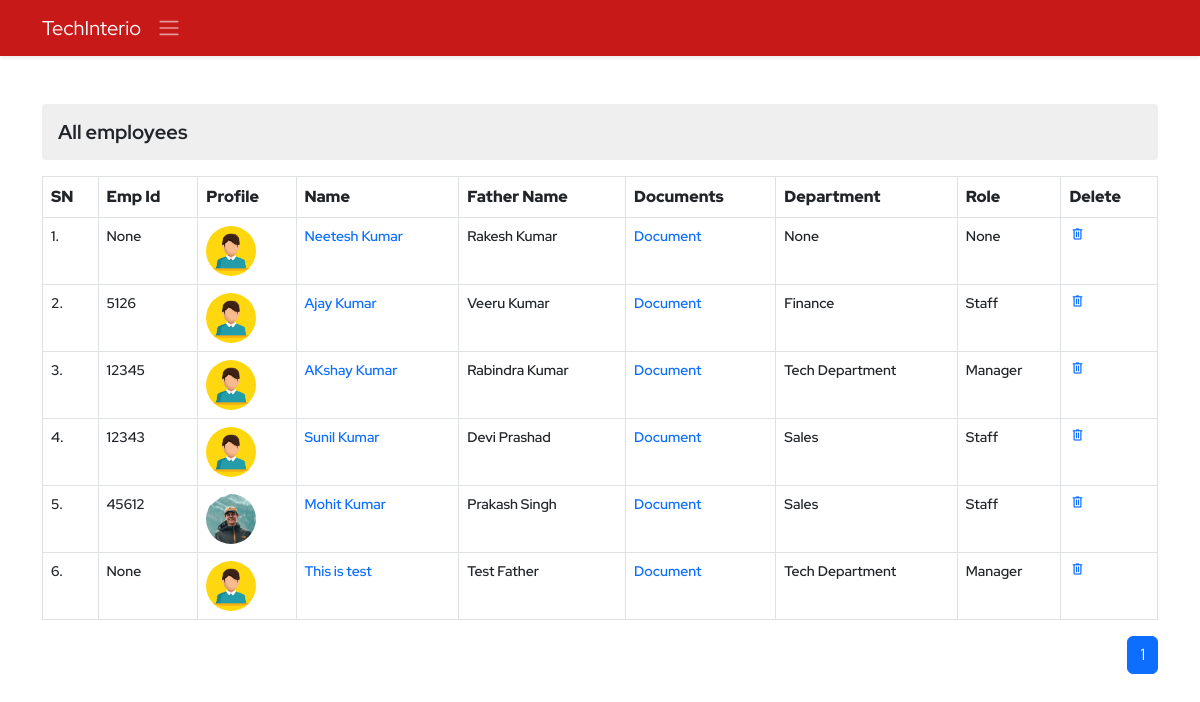
/ems/employee-view/ (signed in), run on the app's committed database.
### ems/models.py (models this page shows, shortened)
class Employee(models.Model):
    empid=models.AutoField(primary_key=True)
    employeeid=models.IntegerField(unique=True, null=True, blank=True)
    user=models.OneToOneField(User,on_delete=models.CASCADE)
    name=models.CharField(max_length=50)
    father_name=models.CharField(max_length=50)
    mother_name=models.CharField(max_length=50,null=True,blank=True)
    avtar=models.ImageField(upload_to='employee_profile_images', blank=True , default='profile.jpg')
    dob=models.DateField()
    email=models.EmailField(max_length=100)
    mobile_no=models.IntegerField()
    emergency_mobile_no=models.IntegerField(null=True,blank=True)
    address=models.OneToOneField(Address, on_delete=models.CASCADE,blank=True, null=True,)
    designation=models.CharField(max_length=70,null=True, blank=True)
    role=models.ForeignKey(Role, on_delete=models.SET_NULL,blank=True, null=True,)
    department=models.ForeignKey(Department, on_delete=models.SET_NULL,blank=True, null=True,)
    joining_date=models.DateField(null=True, blank=True)
    status=models.CharField(max_length=15)
    @property
    def imageURL(self):
        try:
            url=self.avtar.url
        except:
            url=''
        return url
    class Meta:
        ordering = ('name',)

class Department(models.Model):
    name=models.CharField(max_length=70, unique=True)
    description=models.TextField(max_length=200)
    created_at = models.DateTimeField(auto_now_add=True,blank=True,null=True)
    updated_at = models.DateTimeField(auto_now=True,blank=True,null=True)
    def __str__(self):
        return self.name

class Role(models.Model):
    name=models.CharField(max_length=70, unique=True)
    description=models.TextField(max_length=200)
    created_at = models.DateTimeField(auto_now_add=True,blank=True,null=True)
    updated_at = models.DateTimeField(auto_now=True,blank=True,null=True)
    def __str__(self):
        return self.name

### ems/views.py (the view)
# urls.py: path('employee-view/',viewEmployee,name='employee-view'),
@login_required()
def viewEmployee(request):
    context = {}
    try:
        if not request.user.is_superuser:
            profile_obj=Employee.objects.get(user=request.user)
            context['profile']=profile_obj
        employees = Employee.objects.all().order_by('-empid')
        paginator=Paginator(employees,10)
        page_no=request.GET.get('page')
        total_pages=paginator.page_range
        employeepages=paginator.get_page(page_no)
        context['pages']=total_pages
        context['employees'] = employeepages
    except Exception as e:
        print('View Employee Exception : ', e)
    return render(request, 'ems/view_employee.html', context)

### ems/templates/ems/view_employee.html (shortened to what this page needs)
{% extends './base.html' %}
{% block body %}
<div class="container py-4">
    <div class="row d-flex align-items-center justify-content-center">
        <div class="col-12 overflow-auto">
            <h3 class="my-3 derpartment-title">All employees</h3>
            <table class="table table-bordered department-table">
                <tr>
                    <th>SN</th>
                    <th>Emp Id</th>
                    <th>Profile</th>
                    <th>Name</th>
                    <th>Father Name</th>
                    <th>Documents</th>
                    <th>Department</th>
                    <th>Role</th>
                    <th>Delete</th>
                </tr>
                {% for employee in employees %}
                <tr>
                    <td>{{forloop.counter}}.</td>
                    <td>{{employee.employeeid}}</td>
                    <td>
                        <img src="{{employee.imageURL}}" alt="" class="profile-pic">
                    </td>
                    <td><a class="" href="{% url 'ems:employee-detail' employee.empid %}">{{employee.name}}</a></td>
                    <td>{{employee.father_name}}</td>
                    <td><a href="{% url 'ems:employee-document' employee.empid %}">Document</a></td>
                    <td>{{employee.department}}</td>
                    <td>{{employee.role}}</td>
                    <td><a href="{% url 'ems:employee-delete' employee.empid %}" class="delete"><span class="material-symbols-outlined">
                        delete</span></a></td>
                </tr>
                {% endfor %}
            </table>
            <nav aria-label="Page navigation example">
                <ul class="pagination justify-content-end">
                    {% if pages %}
                    {% for p in pages %}
                    {% if p == employees.number %}
                    <li class="page-item active" aria-current="page"><a class="page-link "
                            href="?page={{p}}">{{p}}</a></li>
                    {% else %}
                    <li class="page-item "><a class="page-link" href="?page={{p}}">{{p}}</a></li>
                    {% endif %}
                    {% endfor %}
                    {% endif %}
                </ul>
            </nav>
        </div>
    </div>
</div>
{% endblock body %}

### static/css/style.css (style rules this page uses)
* { margin: 0; padding: 0; box-sizing: border-box; }
:root { --body-font: 'Red Hat Display', sans-serif; --second-font: 'Kaushan Script', cursive; --biggest-font-size: 2rem; --bigger-font-size: 1.5rem; --big-font-size: 1.25rem; --h1-font-size: 1.5rem; --h2-font-size: 1.25rem; --h3-font-size: 1rem; --normal-font-size: .938rem; --small-font-size: .813rem; --smaller-font-size: .75rem; --font-bold: 700; --font-black: 900; }
@media screen and (min-width: 1024px) { :root { --biggest-font-size: 6rem; --bigger-font-size: 3.5rem; --big-font-size: 2.75rem; --h1-font-size: 2.25rem; --h2-font-size: 1.5rem; --h3-font-size: 1.25rem; --normal-font-size: 1rem; --small-font-size: .875rem; --smaller-font-size: .813rem; --bs-modal-width: 700px; } }
* { box-sizing: border-box; padding: 0; margin: 0; }
html { scroll-behavior: smooth; }
body, button, label, select, input { font-family: var(--body-font); font-size: var(--normal-font-size); }
h1, h2, h3 { font-weight: var(--font-bold); }
a { text-decoration: none; }
img { max-width: 100%; height: auto; }
.delete span { font-size: 16px !important; }
.derpartment-title { font-size: var(--h3-font-size); background-color: #dadada70; padding: 1rem; border-radius: 3px; }
.department-table tr th { font-size: var(--normal-font); font-weight: var(--font-black); }
.department-table tr td { font-size: var(--small-font-size); font-weight: 600; }
.department-table tr td .delete span { font-size: 16px !important; }
.profile-pic { height: 50px; width: 50px; object-fit: cover; object-position: center; border-radius: 50%; }

### data on the page
Employee: employeeid "None", imageURL (placeholder picture), name "Neetesh Kumar", father_name "Rakesh Kumar", department "None", role "None"
Employee: employeeid "5126", imageURL (placeholder picture), name "Ajay Kumar", father_name "Veeru Kumar", department "Finance", role "Staff"
Employee: employeeid "12345", imageURL (placeholder picture), name "AKshay Kumar", father_name "Rabindra Kumar", department "Tech Department", role "Manager"
Employee: employeeid "12343", imageURL (picture), name "Sunil Kumar", father_name "Devi Prashad", department "Sales", role "Staff"
Employee: employeeid "45612", imageURL (picture), name "Mohit Kumar", father_name "Prakash Singh", department "Sales", role "Staff"
Employee: employeeid "None", imageURL (placeholder picture), name "This is test", father_name "Test Father", department "Tech Department", role "Manager"

### other printed values
{{ p }} "1"
